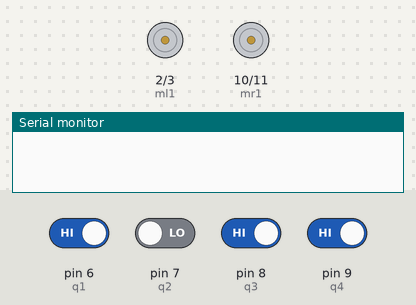
Recording of a sketch running on a simulated Arduino Uno, built with avr-gcc and run on an emulated ATmega328P. On the bench: motor-driver pin pairs drawn as motors (green arrow = first pin HIGH = forward, orange = second pin HIGH = backward, longer = more drive), the last lines printed to the serial monitor. The inputs (shaded band) are chosen by the test bench; at power-on: pin 6 (q1), pin 8 (q3), pin 9 (q4) HIGH, pin 7 (q2) LOW.

Above: at 1.2 s.
1.3 s: pin 9 (q4) driven LOW
3.2 s: pin 6 (q1) driven LOW
At 4.4 s:
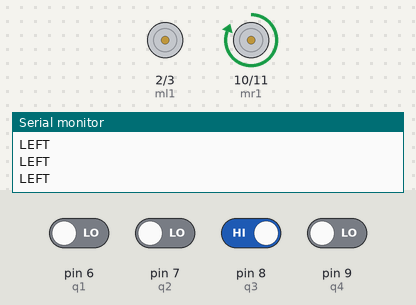
4.7 s: pin 7 (q2) driven HIGH
At 5.6 s:
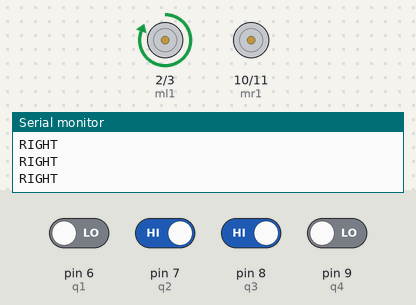
6.2 s: pin 8 (q3) driven LOW
At 6.7 s:
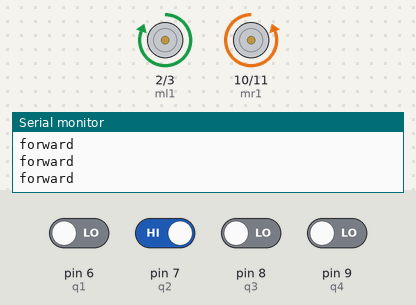
7.7 s: pin 8 (q3) driven HIGH
At 8.1 s:
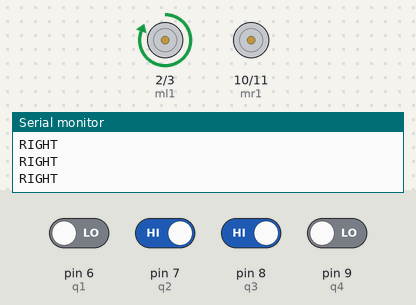
9.2 s: pin 7 (q2) driven LOW
At 10.1 s:
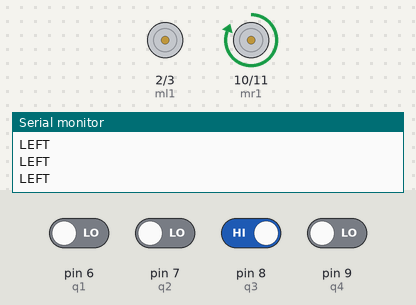
Timing chart, 0 to 11.7 s (numbered marks = the images above; inputs shaded):
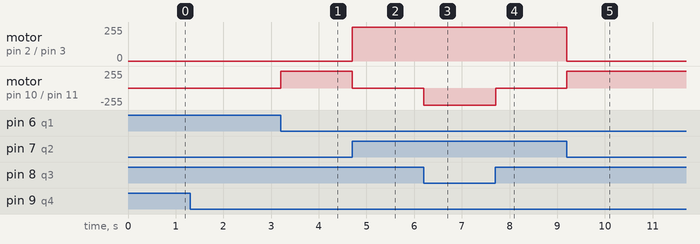

Measured:
- after the input at 3.2 s, motor on pin 10 (mr1) / pin 11 (mr2): stopped → forward 255/255 at once
- after the input at 4.7 s, motor on pin 2 (ml1) / pin 3 (ml2): stopped → forward 255/255 at once; motor on pin 10 (mr1) / pin 11 (mr2): forward 255/255 → stopped at once
- after the input at 6.2 s, motor on pin 10 (mr1) / pin 11 (mr2): stopped → backward 255/255 at once
- after the input at 7.7 s, motor on pin 10 (mr1) / pin 11 (mr2): backward 255/255 → stopped at once
- after the input at 9.2 s, motor on pin 2 (ml1) / pin 3 (ml2): forward 255/255 → stopped at once; motor on pin 10 (mr1) / pin 11 (mr2): stopped → forward 255/255 at once

The sketch:

dtmf.ino
```cpp
int ml1 = 2;
int ml2 = 3;
int mr1 = 10;
int mr2 = 11;
int q1 = 6;
int q2 = 7;
int q3 = 8;
int q4 = 9;
int a,b,c,d;

void setup() {
  // put your setup code here, to run once:
  pinMode(ml1,OUTPUT);
  pinMode(ml2,OUTPUT);
  pinMode(mr1,OUTPUT);
  pinMode(mr2,OUTPUT);
  pinMode(q1,INPUT);
  pinMode(q2,INPUT);
  pinMode(q3,INPUT);
  pinMode(q4,INPUT);
  Serial.begin(9600);

}

void loop() {
  // put your main code here, to run repeatedly:
  a = digitalRead(q4);
  b = digitalRead(q3);
  c = digitalRead(q2);
  d = digitalRead(q1);

  if(a==LOW && b==LOW && c==HIGH && d==LOW){
  digitalWrite(ml1,HIGH);

        digitalWrite(ml2,LOW);
        digitalWrite(mr1,LOW);
        digitalWrite(mr2,HIGH);
    Serial.println("forward");
  }
  else if(a==LOW && b==HIGH && c==LOW && d==LOW){
  digitalWrite(ml1,LOW);
        digitalWrite(ml2,LOW);
        digitalWrite(mr1,HIGH);
        digitalWrite(mr2,LOW);
    Serial.println("LEFT");
  }
  else if(a==LOW && b==HIGH && c==HIGH && d==LOW){
  digitalWrite(ml1,HIGH);
        digitalWrite(ml2,LOW);
        digitalWrite(mr1,LOW);
        digitalWrite(mr2,LOW);
    Serial.println("RIGHT");
  }
  else if(a==HIGH && b==LOW && c==LOW && d==LOW){
  digitalWrite(ml1,LOW);
        digitalWrite(ml2,HIGH);
        digitalWrite(mr1,LOW);
        digitalWrite(mr2,HIGH);
    Serial.println("backward");
  }
  else if(a==LOW && b==HIGH && c==LOW && d==HIGH){
  digitalWrite(ml1,LOW);
        digitalWrite(ml2,LOW);
        digitalWrite(mr1,LOW);
        digitalWrite(mr2,LOW);
    Serial.println("STOP");

  }


  }
```
